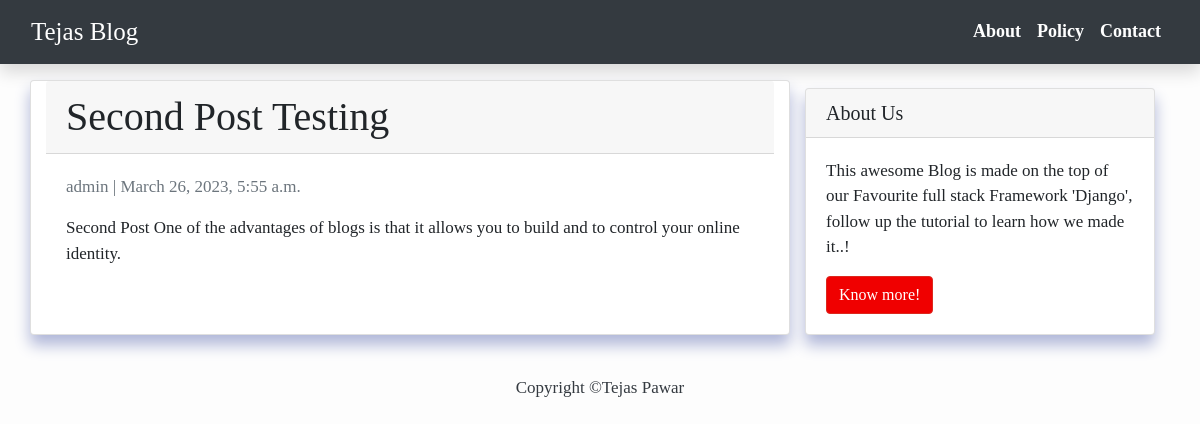
/second-post-testing/, run on the app's committed database.
### blog/models.py (models this page shows, shortened)
class Post(models.Model):
    title = models.CharField(max_length=200, unique=True)
    slug = models.SlugField(max_length=200, unique=True)
    author = models.ForeignKey(User, on_delete= models.CASCADE,related_name='blog_posts')
    updated_on = models.DateTimeField(auto_now= True)
    content = models.TextField()
    created_on = models.DateTimeField(auto_now_add=True)
    status = models.IntegerField(choices=STATUS, default=0)
    class Meta:
        ordering = ['-created_on']

### blog/views.py (the view)
# urls.py: path('<slug:slug>/', views.PostDetail.as_view(), name='post_detail'),
class PostDetail(generic.DetailView):
    model = Post
    template_name = 'post_detail.html'

### templates/post_detail.html
{% extends 'base.html' %} {% block content %}
<div class="container">
  <div class="row">
    <div class=" card col-md-8 card mb-4  mt-3 left  top">
      <h1 class="card-header">{% block title %} {{ object.title }} {% endblock title %}</h1>
      <div class="card-body">
        <p class=" text-muted">{{ post.author }} | {{ post.created_on }}</p>
        <p class="card-text ">{{ object.content | safe }}</p>
      </div>
    </div>
    {% block sidebar %} {% include 'sidebar.html' %} {% endblock sidebar %}
  </div>
</div>
{% endblock content %}

### templates/base.html (style rules this page uses)
body { font-family: "Times New Roman", Times, serif; font-size: 17px; background-color: #fdfdfd; }

### templates/sidebar.html (style rules this page uses)
.card { box-shadow: 0 10px 15px #AFB6D8; border-color: lightred; }

### data on the page
Post: title "Second Post Testing", author "admin", created_on "March 26, 2023, 5:55 a.m.", content "Second Post One of the advantages of blogs is that it allows you to build and to control your online identity."
